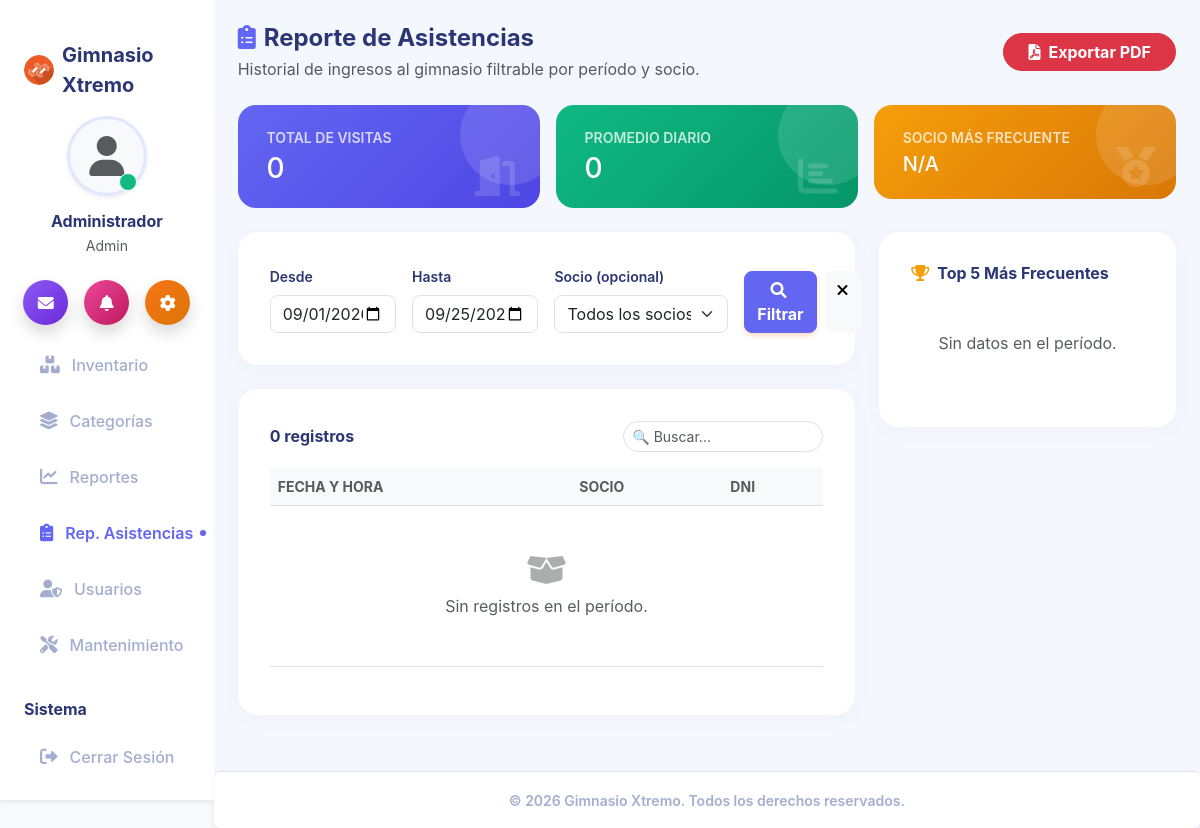
Page /asistencia/reporte (signed in) on the committed database.
### tables this page shows
CREATE TABLE IF NOT EXISTS `configuracion` (
  `id` int NOT NULL,
  `nombre_sistema` varchar(100) DEFAULT NULL,
  `ruc` varchar(20) DEFAULT NULL,
  `direccion` varchar(255) DEFAULT NULL,
  `telefono` varchar(20) DEFAULT NULL,
  `email` varchar(100) DEFAULT NULL,
  `logo` varchar(255) DEFAULT NULL,
  `moneda` varchar(10) DEFAULT '$',
  PRIMARY KEY (`id`)
);

### app/controllers/AsistenciaController.php (called while the page is built, shortened)
<?php
require_once '../app/models/Asistencia.php';
require_once '../app/models/Configuracion.php';
class AsistenciaController {
    public function reporte() {
        $desde    = $_GET['desde']    ?? date('Y-m-01');
        $hasta    = $_GET['hasta']    ?? date('Y-m-d');
        $socio_id = $_GET['socio_id'] ?? null;
        $asistenciaModel = new Asistencia();
        $registros = $asistenciaModel->obtenerReporte($desde, $hasta, $socio_id);
        $ranking   = $asistenciaModel->rankingSocios($desde, $hasta);
        $totalVisitas  = count($registros);
        $diasPeriodo   = max(1, (strtotime($hasta) - strtotime($desde)) / 86400 + 1);
        $promDiario    = round($totalVisitas / $diasPeriodo, 1);
        $liderr        = !empty($ranking) ? $ranking[0]['nombre'] : 'N/A';
        require_once '../app/views/asistencia/reporte.php';
    }
}

### app/models/Configuracion.php (called while the page is built, shortened)
<?php
class Configuracion {
    public static function getInfo() {
        $database = new Database();
        $conn = $database->getConnection();
        $query = "SELECT * FROM configuracion WHERE id = 1 LIMIT 1";
        $stmt = $conn->prepare($query);
        $stmt->execute();
        return $stmt->fetch(PDO::FETCH_ASSOC);
    }
}

### app/models/Asistencia.php (called while the page is built, shortened)
<?php
class Asistencia {
    private $conn;
    private $table_name = "asistencias";
    public function __construct() {
        $database = new Database();
        $this->conn = $database->getConnection();
    }
    public function obtenerReporte($desde, $hasta, $socio_id = null) {
        $sql = "SELECT a.fecha_hora, s.nombre, s.dni
                FROM " . $this->table_name . " a
                INNER JOIN socios s ON a.socio_id = s.id
                WHERE DATE(a.fecha_hora) BETWEEN :desde AND :hasta";
        $sql .= " ORDER BY a.fecha_hora DESC";
        $stmt = $this->conn->prepare($sql);
        $stmt->bindParam(':desde', $desde);
        $stmt->bindParam(':hasta', $hasta);
        $stmt->execute();
        return $stmt->fetchAll(PDO::FETCH_ASSOC);
    }
}

### app/config/Database.php (called while the page is built, shortened)
<?php
class Database {
    private $host = 'localhost';
    private $db_name = 'gym_system';
    private $username = 'root';
    private $password = '';
    public function getConnection() {
        $this->conn = null;
        try {
            $this->conn = new PDO("mysql:host=" . $this->host . ";dbname=" . $this->db_name, $this->username, $this->password);
            $this->conn->exec("set names utf8");
            $this->conn->setAttribute(PDO::ATTR_ERRMODE, PDO::ERRMODE_EXCEPTION);
        } catch(PDOException $exception) {
            echo "Error de conexión: " . $exception->getMessage();
        }
        return $this->conn;
    }
}

### app/views/asistencia/reporte.php (the view, shortened to what this page needs)
<?php
require_once '../app/models/Configuracion.php';
?>
<!DOCTYPE html>
<html lang="es">
<head>
    <link href="https://cdn.jsdelivr.net/npm/bootstrap@5.3.0/dist/css/bootstrap.min.css" rel="stylesheet">
    <link rel="stylesheet" href="https://cdnjs.cloudflare.com/ajax/libs/font-awesome/6.0.0/css/all.min.css">
    <link rel="stylesheet" href="/css/gym-theme.css?v=<?= time() ?>">
</head>
<body class="bg-light">
    <?php require_once '../app/views/inc/navbar.php'; ?>
    <div class="d-flex justify-content-between align-items-center mb-4 flex-wrap gap-2">
        <div>
            <h4 class="fw-bold text-dark mb-1"><i class="fas fa-clipboard-list text-primary me-2"></i>Reporte de Asistencias</h4>
            <p class="text-muted mb-0">Historial de ingresos al gimnasio filtrable por período y socio.</p>
        </div>
        <a href="/asistencia/exportarPDF?desde=<?= urlencode($desde) ?>&hasta=<?= urlencode($hasta) ?><?= $socio_id ? '&socio_id=' . $socio_id : '' ?>"
           class="btn btn-danger rounded-pill fw-bold px-4" target="_blank">
            <i class="fas fa-file-pdf me-2"></i>Exportar PDF
        </a>
    </div>
    <div class="row g-3 mb-4">
        <div class="col-12 col-md-4">
            <div class="kpi-card" style="background: linear-gradient(135deg, #6366F1, #4F46E5);">
                <p class="mb-1 fw-semibold opacity-75 small text-uppercase">Total de Visitas</p>
                <h3 class="fw-black m-0"><?= $totalVisitas ?></h3>
                <i class="fas fa-door-open position-absolute" style="bottom:12px;right:20px;font-size:2.5rem;opacity:.15;"></i>
            </div>
        </div>
        <div class="col-12 col-md-4">
            <div class="kpi-card" style="background: linear-gradient(135deg, #10B981, #059669);">
                <p class="mb-1 fw-semibold opacity-75 small text-uppercase">Promedio Diario</p>
                <h3 class="fw-black m-0"><?= $promDiario ?></h3>
                <i class="fas fa-chart-bar position-absolute" style="bottom:12px;right:20px;font-size:2.5rem;opacity:.15;"></i>
            </div>
        </div>
        <div class="col-12 col-md-4">
            <div class="kpi-card" style="background: linear-gradient(135deg, #F59E0B, #D97706);">
                <p class="mb-1 fw-semibold opacity-75 small text-uppercase">Socio Más Frecuente</p>
                <h5 class="fw-black m-0"><?= htmlspecialchars($liderr) ?></h5>
                <i class="fas fa-medal position-absolute" style="bottom:12px;right:20px;font-size:2.5rem;opacity:.15;"></i>
            </div>
        </div>
    </div>
    <div class="row g-4">
        <div class="col-12 col-xl-8">
            <div class="module-container mb-4">
                <form method="GET" action="/asistencia/reporte" class="row g-3 align-items-end">
                    <div class="col-12 col-md-3">
                        <label class="form-label fw-semibold text-dark small">Desde</label>
                        <input type="date" name="desde" class="form-control rounded-3" value="<?= htmlspecialchars($desde) ?>">
                    </div>
                    <div class="col-12 col-md-3">
                        <label class="form-label fw-semibold text-dark small">Hasta</label>
                        <input type="date" name="hasta" class="form-control rounded-3" value="<?= htmlspecialchars($hasta) ?>">
                    </div>
                    <div class="col-12 col-md-4">
                        <label class="form-label fw-semibold text-dark small">Socio (opcional)</label>
                        <select name="socio_id" class="form-select rounded-3">
                            <option value="">Todos los socios</option>
                        </select>
                    </div>
                    <div class="col-12 col-md-2 d-flex gap-2">
                        <button class="btn btn-primary rounded-3 fw-bold flex-fill"><i class="fas fa-search me-1"></i>Filtrar</button>
                        <a href="/asistencia/reporte" class="btn btn-light rounded-3 fw-bold"><i class="fas fa-times"></i></a>
                    </div>
                </form>
            </div>
            <div class="module-container">
                <div class="d-flex justify-content-between align-items-center mb-3">
                    <h6 class="fw-bold text-dark mb-0"><?= $totalVisitas ?> registros</h6>
                    <input type="text" id="searchReg" class="form-control form-control-sm rounded-pill" style="max-width:200px;" placeholder="🔍 Buscar...">
                </div>
                <div class="table-responsive">
                    <table class="table table-hover align-middle" id="regTable">
                        <thead class="table-light">
                            <tr>
                                <th class="fw-bold text-muted small text-uppercase">Fecha y Hora</th>
                                <th class="fw-bold text-muted small text-uppercase">Socio</th>
                                <th class="fw-bold text-muted small text-uppercase">DNI</th>
                            </tr>
                        </thead>
                        <tbody>
                            <?php if (empty($registros)): ?>
                            <tr><td colspan="3" class="text-center text-muted py-5">
                                <i class="fas fa-box-open fa-2x mb-2 d-block opacity-50"></i>Sin registros en el período.
                            </td></tr>
                            <?php endif; ?>
                        </tbody>
                    </table>
                </div>
            </div>
        </div>
        <div class="col-12 col-xl-4">
            <div class="module-container">
                <h6 class="fw-bold text-dark mb-4"><i class="fas fa-trophy text-warning me-2"></i>Top 5 Más Frecuentes</h6>
                <?php if (empty($ranking)): ?>
                <p class="text-muted text-center py-4">Sin datos en el período.</p>
                <?php endif; ?>
            </div>
        </div>
    </div>
    <?php require_once '../app/views/inc/footer.php'; ?>
</body>
</html>

### app/views/inc/navbar.php (shortened to what this page needs)
<?php
require_once __DIR__ . '/../../models/Configuracion.php';
$config = Configuracion::getInfo();
$_rolActual = $_SESSION['user_rol'] ?? '';
$current_uri = $_SERVER['REQUEST_URI'] ?? '';
$is_active = function($path) use ($current_uri) {
    if ($path === '/home/index') {
        return ($current_uri === '/' || strpos($current_uri, '/home') === 0) ? 'active' : '';
    }
    return strpos($current_uri, $path) === 0 ? 'active' : '';
};
?>
<link rel="stylesheet" href="/css/gym-theme.css?v=<?= time() ?>">
<div class="d-flex" id="wrapper">
    <div class="bg-white shadow-sm" id="sidebar-wrapper">
        <div class="sidebar-heading p-4 d-flex align-items-center justify-content-center">
            <?php if(!empty($config['logo'])): ?>
                <img src="/img/<?= $config['logo'] ?>?v=<?= time() ?>"
                     alt="Logo" width="30" height="30"
                     class="d-inline-block align-text-top rounded-circle me-2">
            <?php endif; ?>
            <span class="fs-5 fw-bold text-dark tracking-wider"><?= $config['nombre_sistema'] ?></span>
        </div>
        <div class="text-center mt-3 mb-4 px-4">
            <div class="position-relative d-inline-block mb-3">
                <div class="bg-light rounded-circle shadow-sm d-flex align-items-center justify-content-center mx-auto" style="width: 80px; height: 80px; border: 3px solid #E0E7FF;">
                    <i class="fas fa-user text-muted" style="font-size: 2.5rem;"></i>
                </div>
                <span class="position-absolute bottom-0 end-0 p-2 bg-success border border-light rounded-circle" style="transform: translate(-10px, -5px);"></span>
            </div>
            <h6 class="fw-bold text-dark mb-1"><?= $_SESSION['user_name'] ?? 'Usuario' ?></h6>
            <p class="text-muted small mb-0"><?= ucfirst($_SESSION['user_rol'] ?? 'Invitado') ?></p>
        </div>
        <div class="d-flex justify-content-center gap-3 mb-4 px-3">
            <a href="/notificaciones/index" class="btn btn-primary rounded-circle shadow p-0 d-flex align-items-center justify-content-center" style="width: 45px; height: 45px; background: linear-gradient(135deg, #8B5CF6, #6D28D9); border:none;">
                <i class="fas fa-envelope text-white"></i>
            </a>
            <a href="/asistencia/index" class="btn rounded-circle shadow p-0 d-flex align-items-center justify-content-center" style="width: 45px; height: 45px; background: linear-gradient(135deg, #EC4899, #BE185D); border:none;">
                <i class="fas fa-bell text-white"></i>
            </a>
            <a href="/configuracion/index" class="btn rounded-circle shadow p-0 d-flex align-items-center justify-content-center" style="width: 45px; height: 45px; background: linear-gradient(135deg, #F97316, #D97706); border:none;">
                <i class="fas fa-cog text-white"></i>
            </a>
        </div>
        <div id="sidebar-nav-scroll">
            <div class="list-group list-group-flush mt-2 px-2">
                <?php if($_rolActual === 'admin'): ?>
                    <a class="list-group-item list-group-item-action rounded mb-1 <?= $is_active('/inventario/productos') ?>" href="/inventario/productos">
                        <i class="fas fa-boxes w-20px text-center"></i> Inventario
                    </a>
                    <a class="list-group-item list-group-item-action rounded mb-1 <?= $is_active('/inventario/categorias') ?>" href="/inventario/categorias">
                        <i class="fas fa-layer-group w-20px text-center"></i> Categorías
                    </a>
                    <a class="list-group-item list-group-item-action rounded mb-1 <?= $is_active('/reportes') ?>" href="/reportes/index">
                        <i class="fas fa-chart-line w-20px text-center"></i> Reportes
                    </a>
                    <a class="list-group-item list-group-item-action rounded mb-1 <?= $is_active('/asistencia/reporte') ?>" href="/asistencia/reporte">
                        <i class="fas fa-clipboard-list w-20px text-center"></i> Rep. Asistencias
                    </a>
                    <a class="list-group-item list-group-item-action rounded mb-1 <?= $is_active('/usuarios') ?>" href="/usuarios/index">
                        <i class="fas fa-user-shield w-20px text-center"></i> Usuarios
                    </a>
                    <a class="list-group-item list-group-item-action rounded mb-1 <?= $is_active('/mantenimiento') ?>" href="/mantenimiento/index">
                        <i class="fas fa-tools w-20px text-center"></i> Mantenimiento
                    </a>
                <?php endif; ?>
                <p class="text-dark fw-bold ms-3 mt-4 mb-2 fs-6">Sistema</p>
                <a class="list-group-item list-group-item-action rounded mb-1 text-danger" href="/auth/logout">
                    <i class="fas fa-sign-out-alt w-20px text-center"></i> Cerrar Sesión
                </a>
            </div>
        </div>
    </div>
    <div id="page-content-wrapper" class="d-flex flex-column" style="min-height: 100vh; background-color: var(--gym-bg-light);">
        <div class="container-fluid p-4 flex-grow-1">

### app/views/inc/footer.php (shortened to what this page needs)
        </div>
        <footer class="bg-white border-top text-center py-3 mt-auto shadow-sm text-secondary rounded">
            <small class="fw-semibold">&copy; <?= date('Y') ?> <?= $config['nombre_sistema'] ?>. Todos los derechos reservados.</small>
        </footer>
    </div>
</div>
</body>
</html>

### rows in the picture
configuracion: logo (picture), nombre_sistema "Gimnasio Xtremo"

### other values in the picture
$_SESSION['user_name'] "Administrador"
$_SESSION['user_rol'] "Admin"
$totalVisitas "0"
$promDiario "0"
$liderr "N/A"
